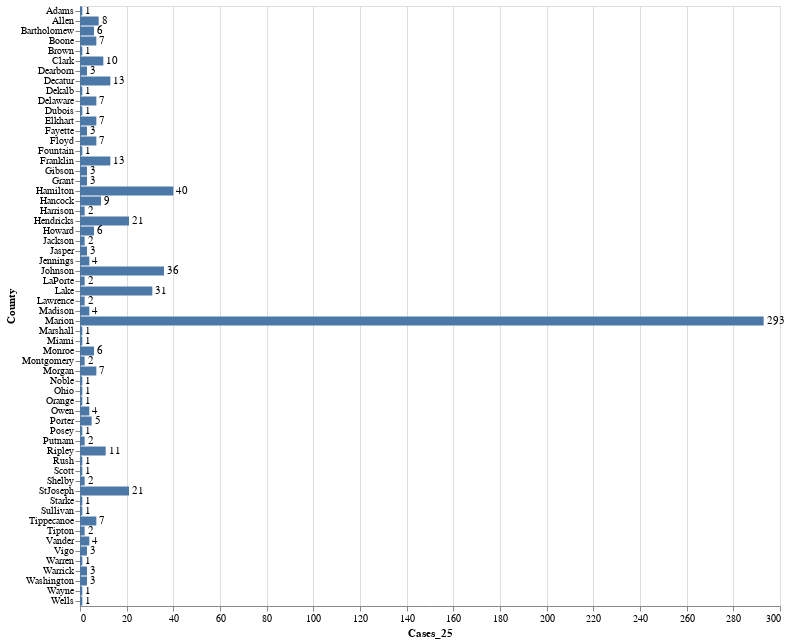

The cell this chart's notebook holds for it:
### Code cell
import pandas as pd
import altair as alt

df = pd.read_csv('Data/covid19_county.csv')

source = df

bars = alt.Chart(source).mark_bar().encode(x='Cases_25', y='County')

text = bars.mark_text(align='left', baseline='middle', dx=3).encode(text='Cases_25')

(bars + text).properties(height=600, width=700)

### Figure 1 — Vega-Lite specification as saved in the notebook (floating-point values rounded to 4 significant figures)
{"config": {"view": {"continuousWidth": 400, "continuousHeight": 300}}, "layer": [{"mark": "bar", "encoding": {"x": {"type": "quantitative", "field": "Cases_25"}, "y": {"type": "nominal", "field": "County"}}}, {"mark": {"type": "text", "align": "left", "baseline": "middle", "dx": 3}, "encoding": {"text": {"type": "quantitative", "field": "Cases_25"}, "x": {"type": "quantitative", "field": "Cases_25"}, "y": {"type": "nominal", "field": "County"}}}], "data": {"name": "data-60fae5f70f9fff432c97fc1880ef5dd7"}, "height": 600, "width": 700, "$schema": "https://vega.github.io/schema/vega-lite/v4.0.2.json", "datasets": {"data-60fae5f70f9fff432c97fc1880ef5dd7": [{"County": "Adams", "Cases_17": 1, "Cases_18": 1, "Cases_19": 1, "Cases_20": 1, "Cases_21": 1, "Cases_22": 1, "Cases_23": 1, "Cases_24": 1, "Cases_25": 1}, {"County": "Allen", "Cases_17": 0, "Cases_18": 0, "Cases_19": 1, "Cases_20": 4, "Cases_21": 4, "Cases_22": 6, "Cases_23": 7, "Cases_24": 7, "Cases_25": 8}, {"County": "Bartholomew", "Cases_17": 1, "Cases_18": 1, "Cases_19": 1, "Cases_20": 1, "Cases_21": 5, "Cases_22": 5, "Cases_23": 5, "Cases_24": 5, "Cases_25": 6}, {"County": "Boone", "Cases_17": 1, "Cases_18": 1, "Cases_19": 2, "Cases_20": 2, "Cases_21": 3, "Cases_22": 3, "Cases_23": 3, "Cases_24": 4, "Cases_25": 7}, {"County": "Brown", "Cases_17": 0, "Cases_18": 0, "Cases_19": 0, "Cases_20": 0, "Cases_21": 0, "Cases_22": 0, "Cases_23": 1, "Cases_24": 1, "Cases_25": 1}, {"County": "Clark", "Cases_17": 1, "Cases_18": 1, "Cases_19": 1, "Cases_20": 4, "Cases_21": 4, "Cases_22": 5, "Cases_23": 5, "Cases_24": 6, "Cases_25": 10}, {"County": "Dearborn", "Cases_17": 0, "Cases_18": 0, "Cases_19": 0, "Cases_20": 0, "Cases_21": 0, "Cases_22": 0, "Cases_23": 2, "Cases_24": 2, "Cases_25": 3}, {"County": "Decatur", "Cases_17": 0, "Cases_18": 0, "Cases_19": 0, "Cases_20": 0, "Cases_21": 0, "Cases_22": 0, "Cases_23": 6, "Cases_24": 7, "Cases_25": 13}, {"County": "Dekalb", "Cases_17": 0, "Cases_18": 0, "Cases_19": 0, "Cases_20": 0, "Cases_21": 0, "Cases_22": 0, "Cases_23": 0, "Cases_24": 1, "Cases_25": 1}, {"County": "Delaware", "Cases_17": 0, "Cases_18": 0, "Cases_19": 0, "Cases_20": 1, "Cases_21": 2, "Cases_22": 3, "Cases_23": 4, "Cases_24": 7, "Cases_25": 7}, {"County": "Dubois", "Cases_17": 0, "Cases_18": 0, "Cases_19": 0, "Cases_20": 0, "Cases_21": 1, "Cases_22": 1, "Cases_23": 1, "Cases_24": 1, "Cases_25": 1}, {"County": "Elkhart", "Cases_17": 0, "Cases_18": 0, "Cases_19": 0, "Cases_20": 1, "Cases_21": 1, "Cases_22": 4, "Cases_23": 4, "Cases_24": 5, "Cases_25": 7}, {"County": "Fayette", "Cases_17": 1, "Cases_18": 1, "Cases_19": 1, "Cases_20": 1, "Cases_21": 1, "Cases_22": 1, "Cases_23": 2, "Cases_24": 3, "Cases_25": 3}, {"County": "Floyd", "Cases_17": 1, "Cases_18": 1, "Cases_19": 2, "Cases_20": 2, "Cases_21": 3, "Cases_22": 4, "Cases_23": 6, "Cases_24": 6, "Cases_25": 7}, {"County": "Fountain", "Cases_17": 0, "Cases_18": 0, "Cases_19": 0, "Cases_20": 0, "Cases_21": 0, "Cases_22": 0, "Cases_23": 0, "Cases_24": 0, "Cases_25": 1}, {"County": "Franklin", "Cases_17": 2, "Cases_18": 2, "Cases_19": 2, "Cases_20": 2, "Cases_21": 4, "Cases_22": 4, "Cases_23": 7, "Cases_24": 7, "Cases_25": 13}, {"County": "Gibson", "Cases_17": 0, "Cases_18": 0, "Cases_19": 0, "Cases_20": 0, "Cases_21": 0, "Cases_22": 0, "Cases_23": 2, "Cases_24": 2, "Cases_25": 3}, {"County": "Grant", "Cases_17": 0, "Cases_18": 0, "Cases_19": 1, "Cases_20": 1, "Cases_21": 2, "Cases_22": 3, "Cases_23": 3, "Cases_24": 3, "Cases_25": 3}, {"County": "Hamilton", "Cases_17": 2, "Cases_18": 2, "Cases_19": 5, "Cases_20": 10, "Cases_21": 18, "Cases_22": 21, "Cases_23": 25, "Cases_24": 30, "Cases_25": 40}, {"County": "Hancock", "Cases_17": 0, "Cases_18": 0, "Cases_19": 0, "Cases_20": 1, "Cases_21": 2, "Cases_22": 3, "Cases_23": 4, "Cases_24": 8, "Cases_25": 9}, {"County": "Harrison", "Cases_17": 0, "Cases_18": 0, "Cases_19": 0, "Cases_20": 1, "Cases_21": 1, "Cases_22": 1, "Cases_23": 1, "Cases_24": 2, "Cases_25": 2}, {"County": "Hendricks", "Cases_17": 4, "Cases_18": 4, "Cases_19": 4, "Cases_20": 6, "Cases_21": 8, "Cases_22": 12, "Cases_23": 13, "Cases_24": 15, "Cases_25": 21}, {"County": "Howard", "Cases_17": 2, "Cases_18": 5, "Cases_19": 5, "Cases_20": 5, "Cases_21": 6, "Cases_22": 6, "Cases_23": 6, "Cases_24": 6, "Cases_25": 6}, {"County": "Jackson", "Cases_17": 0, "Cases_18": 0, "Cases_19": 0, "Cases_20": 0, "Cases_21": 0, "Cases_22": 0, "Cases_23": 1, "Cases_24": 1, "Cases_25": 2}, {"County": "Jasper", "Cases_17": 0, "Cases_18": 0, "Cases_19": 0, "Cases_20": 0, "Cases_21": 0, "Cases_22": 0, "Cases_23": 0, "Cases_24": 1, "Cases_25": 3}, {"County": "Jennings", "Cases_17": 1, "Cases_18": 1, "Cases_19": 1, "Cases_20": 1, "Cases_21": 1, "Cases_22": 2, "Cases_23": 2, "Cases_24": 3, "Cases_25": 4}, {"County": "Johnson", "Cases_17": 3, "Cases_18": 3, "Cases_19": 4, "Cases_20": 7, "Cases_21": 12, "Cases_22": 14, "Cases_23": 18, "Cases_24": 24, "Cases_25": 36}, {"County": "Lake", "Cases_17": 3, "Cases_18": 4, "Cases_19": 6, "Cases_20": 7, "Cases_21": 10, "Cases_22": 11, "Cases_23": 17, "Cases_24": 19, "Cases_25": 31}, {"County": "LaPorte", "Cases_17": 1, "Cases_18": 1, "Cases_19": 1, "Cases_20": 2, "Cases_21": 2, "Cases_22": 2, "Cases_23": 2, "Cases_24": 2, "Cases_25": 2}, {"County": "Lawrence", "Cases_17": 0, "Cases_18": 0, "Cases_19": 0, "Cases_20": 0, "Cases_21": 0, "Cases_22": 0, "Cases_23": 1, "Cases_24": 1, "Cases_25": 2}, {"County": "Madison", "Cases_17": 1, "Cases_18": 1, "Cases_19": 1, "Cases_20": 1, "Cases_21": 2, "Cases_22": 3, "Cases_23": 3, "Cases_24": 4, "Cases_25": 4}, {"County": "Marion", "Cases_17": 11, "Cases_18": 19, "Cases_19": 25, "Cases_20": 46, "Cases_21": 82, "Cases_22": 110, "Cases_23": 161, "Cases_24": 226, "Cases_25": 293}, {"County": "Marshall", "Cases_17": 0, "Cases_18": 0, "Cases_19": 0, "Cases_20": 0, "Cases_21": 0, "Cases_22": 0, "Cases_23": 0, "Cases_24": 0, "Cases_25": 1}, {"County": "Miami", "Cases_17": 0, "Cases_18": 0, "Cases_19": 0, "Cases_20": 1, "Cases_21": 1, "Cases_22": 1, "Cases_23": 1, "Cases_24": 1, "Cases_25": 1}, {"County": "Monroe", "Cases_17": 0, "Cases_18": 0, "Cases_19": 0, "Cases_20": 0, "Cases_21": 1, "Cases_22": 3, "Cases_23": 3, "Cases_24": 4, "Cases_25": 6}, {"County": "Montgomery", "Cases_17": 0, "Cases_18": 0, "Cases_19": 0, "Cases_20": 0, "Cases_21": 0, "Cases_22": 0, "Cases_23": 1, "Cases_24": 1, "Cases_25": 2}, {"County": "Morgan", "Cases_17": 0, "Cases_18": 0, "Cases_19": 0, "Cases_20": 0, "Cases_21": 1, "Cases_22": 3, "Cases_23": 3, "Cases_24": 5, "Cases_25": 7}, {"County": "Noble", "Cases_17": 1, "Cases_18": 1, "Cases_19": 1, "Cases_20": 1, "Cases_21": 1, "Cases_22": 1, "Cases_23": 1, "Cases_24": 1, "Cases_25": 1}, {"County": "Ohio", "Cases_17": 0, "Cases_18": 0, "Cases_19": 0, "Cases_20": 0, "Cases_21": 0, "Cases_22": 0, "Cases_23": 1, "Cases_24": 1, "Cases_25": 1}, {"County": "Orange", "Cases_17": 0, "Cases_18": 0, "Cases_19": 0, "Cases_20": 0, "Cases_21": 0, "Cases_22": 0, "Cases_23": 0, "Cases_24": 0, "Cases_25": 1}, {"County": "Owen", "Cases_17": 0, "Cases_18": 0, "Cases_19": 1, "Cases_20": 1, "Cases_21": 1, "Cases_22": 2, "Cases_23": 2, "Cases_24": 4, "Cases_25": 4}, {"County": "Porter", "Cases_17": 0, "Cases_18": 0, "Cases_19": 0, "Cases_20": 0, "Cases_21": 0, "Cases_22": 0, "Cases_23": 1, "Cases_24": 3, "Cases_25": 5}, {"County": "Posey", "Cases_17": 0, "Cases_18": 0, "Cases_19": 0, "Cases_20": 0, "Cases_21": 0, "Cases_22": 0, "Cases_23": 0, "Cases_24": 0, "Cases_25": 1}, {"County": "Putnam", "Cases_17": 0, "Cases_18": 0, "Cases_19": 0, "Cases_20": 0, "Cases_21": 1, "Cases_22": 1, "Cases_23": 1, "Cases_24": 2, "Cases_25": 2}, {"County": "Ripley", "Cases_17": 0, "Cases_18": 0, "Cases_19": 0, "Cases_20": 0, "Cases_21": 1, "Cases_22": 1, "Cases_23": 6, "Cases_24": 7, "Cases_25": 11}, {"County": "Rush", "Cases_17": 0, "Cases_18": 0, "Cases_19": 0, "Cases_20": 0, "Cases_21": 0, "Cases_22": 0, "Cases_23": 0, "Cases_24": 1, "Cases_25": 1}, {"County": "Scott", "Cases_17": 0, "Cases_18": 0, "Cases_19": 0, "Cases_20": 1, "Cases_21": 1, "Cases_22": 1, "Cases_23": 1, "Cases_24": 1, "Cases_25": 1}, {"County": "Shelby", "Cases_17": 0, "Cases_18": 0, "Cases_19": 1, "Cases_20": 1, "Cases_21": 1, "Cases_22": 1, "Cases_23": 1, "Cases_24": 2, "Cases_25": 2}, {"County": "StJoseph", "Cases_17": 1, "Cases_18": 3, "Cases_19": 6, "Cases_20": 6, "Cases_21": 8, "Cases_22": 9, "Cases_23": 15, "Cases_24": 19, "Cases_25": 21}, {"County": "Starke", "Cases_17": 0, "Cases_18": 0, "Cases_19": 0, "Cases_20": 0, "Cases_21": 0, "Cases_22": 0, "Cases_23": 1, "Cases_24": 1, "Cases_25": 1}, {"County": "Sullivan", "Cases_17": 0, "Cases_18": 0, "Cases_19": 0, "Cases_20": 0, "Cases_21": 0, "Cases_22": 0, "Cases_23": 1, "Cases_24": 1, "Cases_25": 1}, {"County": "Tippecanoe", "Cases_17": 0, "Cases_18": 1, "Cases_19": 2, "Cases_20": 2, "Cases_21": 2, "Cases_22": 2, "Cases_23": 3, "Cases_24": 4, "Cases_25": 7}, {"County": "Tipton", "Cases_17": 0, "Cases_18": 0, "Cases_19": 0, "Cases_20": 0, "Cases_21": 1, "Cases_22": 2, "Cases_23": 2, "Cases_24": 2, "Cases_25": 2}, {"County": "Vander", "Cases_17": 0, "Cases_18": 0, "Cases_19": 1, "Cases_20": 1, "Cases_21": 1, "Cases_22": 1, "Cases_23": 1, "Cases_24": 1, "Cases_25": 4}, {"County": "Vigo", "Cases_17": 0, "Cases_18": 0, "Cases_19": 1, "Cases_20": 2, "Cases_21": 2, "Cases_22": 2, "Cases_23": 3, "Cases_24": 3, "Cases_25": 3}, {"County": "Warren", "Cases_17": 0, "Cases_18": 0, "Cases_19": 0, "Cases_20": 0, "Cases_21": 0, "Cases_22": 0, "Cases_23": 0, "Cases_24": 0, "Cases_25": 1}, {"County": "Warrick", "Cases_17": 0, "Cases_18": 0, "Cases_19": 0, "Cases_20": 0, "Cases_21": 0, "Cases_22": 0, "Cases_23": 0, "Cases_24": 0, "Cases_25": 3}, {"County": "Washington", "Cases_17": 0, "Cases_18": 0, "Cases_19": 0, "Cases_20": 0, "Cases_21": 1, "Cases_22": 2, "Cases_23": 2, "Cases_24": 2, "Cases_25": 3}, {"County": "Wayne", "Cases_17": 0, "Cases_18": 0, "Cases_19": 0, "Cases_20": 0, "Cases_21": 0, "Cases_22": 0, "Cases_23": 0, "Cases_24": 0, "Cases_25": 1}, {"County": "Wells", "Cases_17": 1, "Cases_18": 1, "Cases_19": 1, "Cases_20": 1, "Cases_21": 1, "Cases_22": 1, "Cases_23": 1, "Cases_24": 1, "Cases_25": 1}]}}
